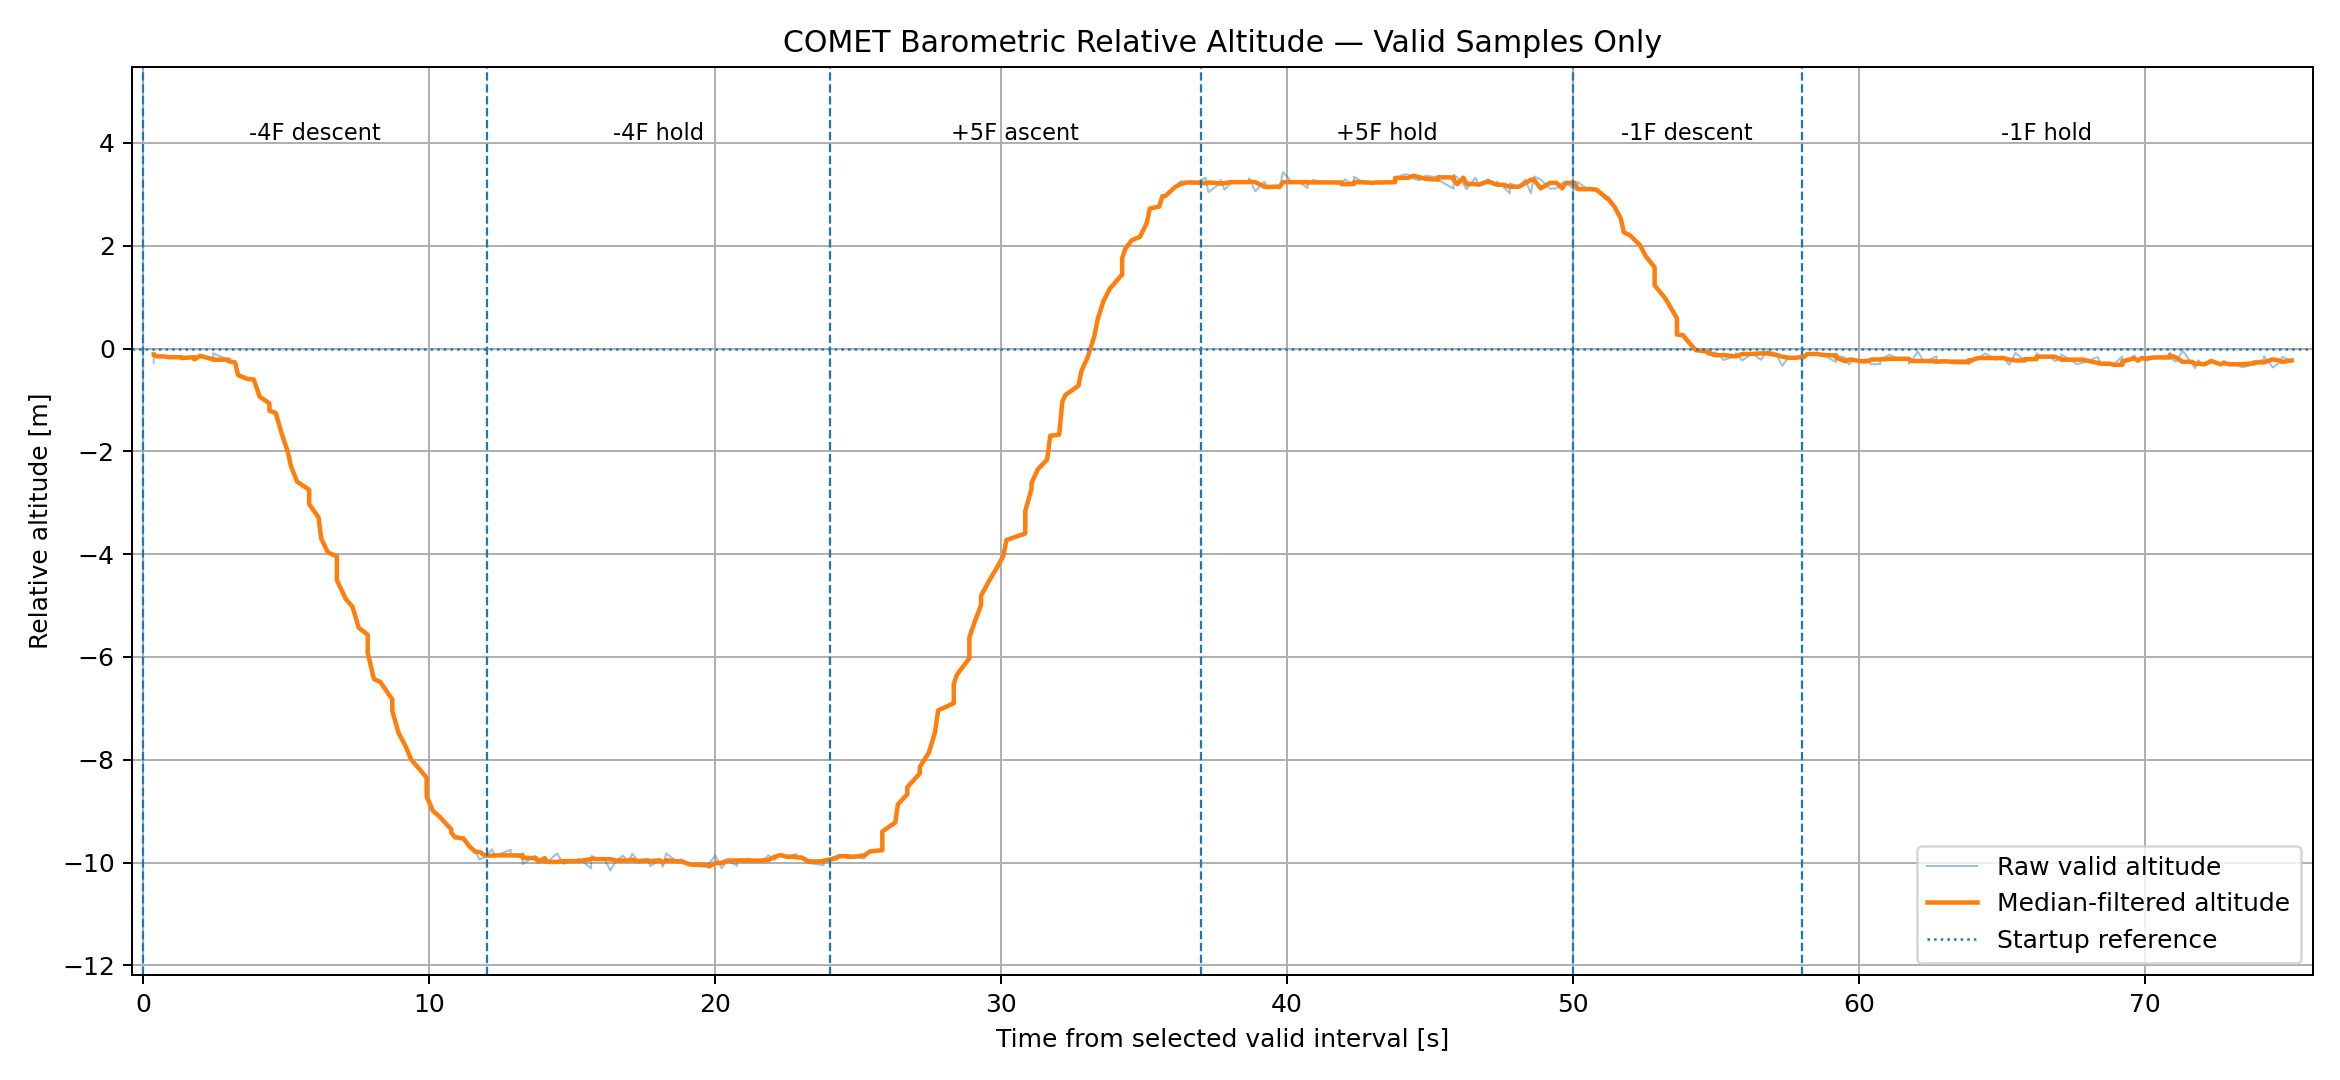

Python code for this plot:
#!/usr/bin/env python3
from __future__ import annotations

import argparse
from pathlib import Path

import matplotlib.pyplot as plt
import pandas as pd


ALT_VALID_BIT = 0x10

# 현재 로그에서 확인되는 구간 경계입니다.
# 시간은 CSV의 elapsed_s 기준입니다.
PHASES = [
    (78.0, 90.0, "-4F descent"),
    (90.0, 102.0, "-4F hold"),
    (102.0, 115.0, "+5F ascent"),
    (115.0, 128.0, "+5F hold"),
    (128.0, 136.0, "-1F descent"),
    (136.0, None, "-1F hold"),
]

# 움직임이 시작되기 전 긴 대기 구간을 제외하고 싶으면 78.0을 사용합니다.
# 전체 altitude 유효구간을 보고 싶으면 None으로 바꾸십시오.
PLOT_START_S = 78.0
PLOT_END_S = None

# 그래프 표시용 중앙값 필터 샘플 수
SMOOTHING_WINDOW = 5


def parse_args() -> argparse.Namespace:
    parser = argparse.ArgumentParser(
        description=(
            "Plot only valid COMET barometric altitude samples "
            "from a SiK dashboard CSV log."
        )
    )
    parser.add_argument(
        "csv_path",
        nargs="?",
        type=Path,
        default=Path("comet_sik_debug_20260803_225150.csv"),
        help="Input CSV path",
    )
    parser.add_argument(
        "--output",
        type=Path,
        default=Path("comet_valid_altitude_phases.png"),
        help="Output PNG path",
    )
    parser.add_argument(
        "--show-all-valid",
        action="store_true",
        help="Plot the full altitude-valid interval instead of cropping at 78 s",
    )
    return parser.parse_args()


def load_valid_altitude(csv_path: Path) -> pd.DataFrame:
    if not csv_path.exists():
        raise FileNotFoundError(f"CSV file not found: {csv_path}")

    df = pd.read_csv(csv_path)

    required_columns = {
        "elapsed_s",
        "message_name",
        "altitude_m",
        "valid_flags",
    }
    missing = required_columns - set(df.columns)
    if missing:
        raise ValueError(
            "CSV is missing required columns: "
            + ", ".join(sorted(missing))
        )

    # C_ALT 메시지가 들어온 행만 사용합니다.
    altitude = df.loc[
        df["message_name"].eq("C_ALT"),
        ["elapsed_s", "altitude_m", "valid_flags"],
    ].copy()

    altitude["elapsed_s"] = pd.to_numeric(
        altitude["elapsed_s"],
        errors="coerce",
    )
    altitude["altitude_m"] = pd.to_numeric(
        altitude["altitude_m"],
        errors="coerce",
    )
    altitude["valid_flags"] = pd.to_numeric(
        altitude["valid_flags"],
        errors="coerce",
    ).fillna(0).astype(int)

    # altitude_valid bit(bit 4, 0x10)이 켜진 데이터만 남깁니다.
    altitude = altitude.loc[
        (altitude["valid_flags"] & ALT_VALID_BIT) != 0
    ]

    altitude = altitude.dropna(
        subset=["elapsed_s", "altitude_m"]
    ).sort_values("elapsed_s")

    if altitude.empty:
        raise ValueError(
            "No valid altitude samples were found. "
            "Check whether C_VALID bit 0x10 is being transmitted."
        )

    # 표시용 중앙값 필터입니다. 원본값은 altitude_m에 그대로 유지합니다.
    altitude["altitude_filtered_m"] = (
        altitude["altitude_m"]
        .rolling(
            window=SMOOTHING_WINDOW,
            center=True,
            min_periods=1,
        )
        .median()
    )

    return altitude


def add_phase_annotations(
    axis,
    phases: list[tuple[float, float | None, str]],
    plot_end_s: float,
) -> None:
    y_min, y_max = axis.get_ylim()
    y_text = y_max - 0.06 * (y_max - y_min)

    for start_s, end_s, label in phases:
        actual_end_s = plot_end_s if end_s is None else end_s

        if actual_end_s < axis.get_xlim()[0]:
            continue
        if start_s > axis.get_xlim()[1]:
            continue

        axis.axvline(start_s, linestyle="--", linewidth=0.9)

        center_s = (start_s + actual_end_s) / 2.0
        axis.text(
            center_s,
            y_text,
            label,
            ha="center",
            va="top",
            fontsize=9,
            rotation=0,
        )


def main() -> int:
    args = parse_args()
    altitude = load_valid_altitude(args.csv_path)

    plot_start_s = (
        float(altitude["elapsed_s"].min())
        if args.show_all_valid
        else PLOT_START_S
    )
    plot_end_s = (
        float(altitude["elapsed_s"].max())
        if PLOT_END_S is None
        else PLOT_END_S
    )

    visible = altitude.loc[
        altitude["elapsed_s"].between(
            plot_start_s,
            plot_end_s,
            inclusive="both",
        )
    ].copy()

    if visible.empty:
        raise ValueError(
            f"No valid altitude samples in "
            f"{plot_start_s:.1f}–{plot_end_s:.1f} s."
        )

    # 선택 구간의 시작시간을 0초로 맞춥니다.
    visible["plot_time_s"] = (
        visible["elapsed_s"] - plot_start_s
    )

    adjusted_phases = []
    for start_s, end_s, label in PHASES:
        adjusted_start = start_s - plot_start_s
        adjusted_end = (
            None if end_s is None
            else end_s - plot_start_s
        )
        adjusted_phases.append(
            (adjusted_start, adjusted_end, label)
        )

    figure, axis = plt.subplots(figsize=(13, 6))

    # 얇은 선: 원본값
    axis.plot(
        visible["plot_time_s"],
        visible["altitude_m"],
        linewidth=0.8,
        alpha=0.45,
        label="Raw valid altitude",
    )

    # 굵은 선: 5-sample rolling median
    axis.plot(
        visible["plot_time_s"],
        visible["altitude_filtered_m"],
        linewidth=1.8,
        label="Median-filtered altitude",
    )

    axis.axhline(
        0.0,
        linestyle=":",
        linewidth=1.0,
        label="Startup reference",
    )

    axis.set_title(
        "COMET Barometric Relative Altitude — Valid Samples Only"
    )
    axis.set_xlabel("Time from selected valid interval [s]")
    axis.set_ylabel("Relative altitude [m]")
    axis.grid(True)
    axis.legend(loc="best")

    axis.margins(x=0.01, y=0.15)

    add_phase_annotations(
        axis,
        adjusted_phases,
        plot_end_s=float(visible["plot_time_s"].max()),
    )

    # 각 구간의 중앙값을 터미널에 출력합니다.
    print("[VALID ALTITUDE SUMMARY]")
    for start_s, end_s, label in PHASES:
        actual_end_s = (
            float(altitude["elapsed_s"].max())
            if end_s is None
            else end_s
        )

        segment = altitude.loc[
            altitude["elapsed_s"].between(
                start_s,
                actual_end_s,
                inclusive="left",
            )
        ]

        if segment.empty:
            continue

        print(
            f"{label:12s} "
            f"{start_s:6.1f}–{actual_end_s:6.1f} s | "
            f"median={segment['altitude_m'].median():7.2f} m | "
            f"min={segment['altitude_m'].min():7.2f} m | "
            f"max={segment['altitude_m'].max():7.2f} m"
        )

    args.output.parent.mkdir(
        parents=True,
        exist_ok=True,
    )
    figure.tight_layout()
    figure.savefig(args.output, dpi=180)

    print(f"[SAVED] {args.output.resolve()}")

    plt.show()
    return 0


if __name__ == "__main__":
    raise SystemExit(main())
